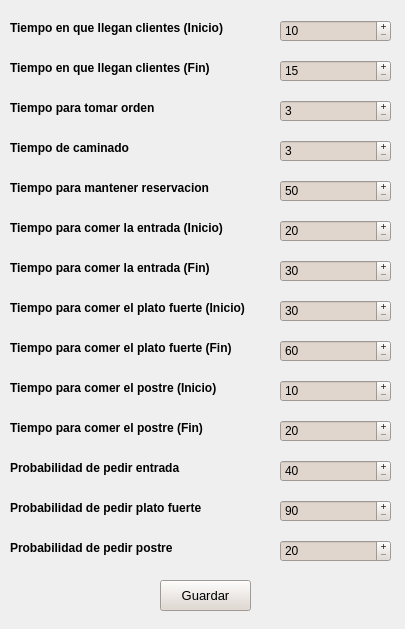
<?xml version="1.0" encoding="UTF-8"?>
<ui version="4.0">
 <class>configForm</class>
 <widget class="QWidget" name="configForm">
  <property name="geometry">
   <rect>
    <x>0</x>
    <y>0</y>
    <width>405</width>
    <height>629</height>
   </rect>
  </property>
  <property name="windowTitle">
   <string>Settings</string>
  </property>
  <property name="windowIcon">
   <iconset resource="Images.qrc">
    <normaloff>:/img/Images/Settings.png</normaloff>:/img/Images/Settings.png</iconset>
  </property>
  <widget class="QPushButton" name="pushButton">
   <property name="geometry">
    <rect>
     <x>160</x>
     <y>580</y>
     <width>91</width>
     <height>31</height>
    </rect>
   </property>
   <property name="font">
    <font>
     <pointsize>10</pointsize>
    </font>
   </property>
   <property name="styleSheet">
    <string notr="true">background: rgb(224,214,206);</string>
   </property>
   <property name="text">
    <string>Guardar</string>
   </property>
  </widget>
  <widget class="QLabel" name="label_0">
   <property name="geometry">
    <rect>
     <x>10</x>
     <y>20</y>
     <width>231</width>
     <height>16</height>
    </rect>
   </property>
   <property name="font">
    <font>
     <pointsize>9</pointsize>
     <weight>75</weight>
     <bold>true</bold>
    </font>
   </property>
   <property name="text">
    <string>Tiempo en que llegan clientes (Inicio)</string>
   </property>
  </widget>
  <widget class="QLabel" name="label_1">
   <property name="geometry">
    <rect>
     <x>10</x>
     <y>60</y>
     <width>211</width>
     <height>16</height>
    </rect>
   </property>
   <property name="font">
    <font>
     <pointsize>9</pointsize>
     <weight>75</weight>
     <bold>true</bold>
    </font>
   </property>
   <property name="text">
    <string>Tiempo en que llegan clientes (Fin)</string>
   </property>
  </widget>
  <widget class="QLabel" name="label_3">
   <property name="geometry">
    <rect>
     <x>10</x>
     <y>140</y>
     <width>191</width>
     <height>16</height>
    </rect>
   </property>
   <property name="font">
    <font>
     <pointsize>9</pointsize>
     <weight>75</weight>
     <bold>true</bold>
    </font>
   </property>
   <property name="text">
    <string>Tiempo de caminado</string>
   </property>
  </widget>
  <widget class="QLabel" name="label_2">
   <property name="geometry">
    <rect>
     <x>10</x>
     <y>100</y>
     <width>191</width>
     <height>16</height>
    </rect>
   </property>
   <property name="font">
    <font>
     <pointsize>9</pointsize>
     <weight>75</weight>
     <bold>true</bold>
    </font>
   </property>
   <property name="text">
    <string>Tiempo para tomar orden</string>
   </property>
  </widget>
  <widget class="QLabel" name="label_4">
   <property name="geometry">
    <rect>
     <x>10</x>
     <y>180</y>
     <width>231</width>
     <height>16</height>
    </rect>
   </property>
   <property name="font">
    <font>
     <pointsize>9</pointsize>
     <weight>75</weight>
     <bold>true</bold>
    </font>
   </property>
   <property name="text">
    <string>Tiempo para mantener reservacion</string>
   </property>
  </widget>
  <widget class="QLabel" name="label_5">
   <property name="geometry">
    <rect>
     <x>10</x>
     <y>220</y>
     <width>251</width>
     <height>16</height>
    </rect>
   </property>
   <property name="font">
    <font>
     <pointsize>9</pointsize>
     <weight>75</weight>
     <bold>true</bold>
    </font>
   </property>
   <property name="text">
    <string>Tiempo para comer la entrada (Inicio)</string>
   </property>
  </widget>
  <widget class="QLabel" name="label_6">
   <property name="geometry">
    <rect>
     <x>10</x>
     <y>260</y>
     <width>231</width>
     <height>16</height>
    </rect>
   </property>
   <property name="font">
    <font>
     <pointsize>9</pointsize>
     <weight>75</weight>
     <bold>true</bold>
    </font>
   </property>
   <property name="text">
    <string>Tiempo para comer la entrada (Fin)</string>
   </property>
  </widget>
  <widget class="QLabel" name="label_7">
   <property name="geometry">
    <rect>
     <x>10</x>
     <y>300</y>
     <width>261</width>
     <height>16</height>
    </rect>
   </property>
   <property name="font">
    <font>
     <pointsize>9</pointsize>
     <weight>75</weight>
     <bold>true</bold>
    </font>
   </property>
   <property name="text">
    <string>Tiempo para comer el plato fuerte (Inicio)</string>
   </property>
  </widget>
  <widget class="QLabel" name="label_8">
   <property name="geometry">
    <rect>
     <x>10</x>
     <y>340</y>
     <width>251</width>
     <height>16</height>
    </rect>
   </property>
   <property name="font">
    <font>
     <pointsize>9</pointsize>
     <weight>75</weight>
     <bold>true</bold>
    </font>
   </property>
   <property name="text">
    <string>Tiempo para comer el plato fuerte (Fin)</string>
   </property>
  </widget>
  <widget class="QLabel" name="label_9">
   <property name="geometry">
    <rect>
     <x>10</x>
     <y>380</y>
     <width>231</width>
     <height>16</height>
    </rect>
   </property>
   <property name="font">
    <font>
     <pointsize>9</pointsize>
     <weight>75</weight>
     <bold>true</bold>
    </font>
   </property>
   <property name="text">
    <string>Tiempo para comer el postre (Inicio)</string>
   </property>
  </widget>
  <widget class="QLabel" name="label_10">
   <property name="geometry">
    <rect>
     <x>10</x>
     <y>420</y>
     <width>221</width>
     <height>16</height>
    </rect>
   </property>
   <property name="font">
    <font>
     <pointsize>9</pointsize>
     <weight>75</weight>
     <bold>true</bold>
    </font>
   </property>
   <property name="text">
    <string>Tiempo para comer el postre (Fin)</string>
   </property>
  </widget>
  <widget class="QLabel" name="label_11">
   <property name="geometry">
    <rect>
     <x>10</x>
     <y>460</y>
     <width>211</width>
     <height>16</height>
    </rect>
   </property>
   <property name="font">
    <font>
     <pointsize>9</pointsize>
     <weight>75</weight>
     <bold>true</bold>
    </font>
   </property>
   <property name="text">
    <string>Probabilidad de pedir entrada</string>
   </property>
  </widget>
  <widget class="QLabel" name="label_12">
   <property name="geometry">
    <rect>
     <x>10</x>
     <y>500</y>
     <width>211</width>
     <height>16</height>
    </rect>
   </property>
   <property name="font">
    <font>
     <pointsize>9</pointsize>
     <weight>75</weight>
     <bold>true</bold>
    </font>
   </property>
   <property name="text">
    <string>Probabilidad de pedir plato fuerte</string>
   </property>
  </widget>
  <widget class="QLabel" name="label_13">
   <property name="geometry">
    <rect>
     <x>10</x>
     <y>540</y>
     <width>211</width>
     <height>16</height>
    </rect>
   </property>
   <property name="font">
    <font>
     <pointsize>9</pointsize>
     <weight>75</weight>
     <bold>true</bold>
    </font>
   </property>
   <property name="text">
    <string>Probabilidad de pedir postre</string>
   </property>
  </widget>
  <widget class="QSpinBox" name="spinBox_EntranceStart">
   <property name="geometry">
    <rect>
     <x>280</x>
     <y>20</y>
     <width>111</width>
     <height>22</height>
    </rect>
   </property>
   <property name="toolTip">
    <string>&lt;html&gt;&lt;head/&gt;&lt;body&gt;&lt;p&gt;&lt;br/&gt;&lt;/p&gt;&lt;/body&gt;&lt;/html&gt;</string>
   </property>
   <property name="styleSheet">
    <string notr="true">background-color: rgb(224, 214, 206);</string>
   </property>
   <property name="buttonSymbols">
    <enum>QAbstractSpinBox::PlusMinus</enum>
   </property>
   <property name="specialValueText">
    <string>10</string>
   </property>
   <property name="maximum">
    <number>100</number>
   </property>
  </widget>
  <widget class="QSpinBox" name="spinBox_EntranceEnd">
   <property name="geometry">
    <rect>
     <x>280</x>
     <y>60</y>
     <width>111</width>
     <height>22</height>
    </rect>
   </property>
   <property name="toolTip">
    <string>&lt;html&gt;&lt;head/&gt;&lt;body&gt;&lt;p&gt;&lt;br/&gt;&lt;/p&gt;&lt;/body&gt;&lt;/html&gt;</string>
   </property>
   <property name="styleSheet">
    <string notr="true">background-color: rgb(224, 214, 206);</string>
   </property>
   <property name="buttonSymbols">
    <enum>QAbstractSpinBox::PlusMinus</enum>
   </property>
   <property name="specialValueText">
    <string>15</string>
   </property>
   <property name="maximum">
    <number>100</number>
   </property>
  </widget>
  <widget class="QSpinBox" name="spinBox_OrderTakingTime">
   <property name="geometry">
    <rect>
     <x>280</x>
     <y>100</y>
     <width>111</width>
     <height>22</height>
    </rect>
   </property>
   <property name="toolTip">
    <string>&lt;html&gt;&lt;head/&gt;&lt;body&gt;&lt;p&gt;&lt;br/&gt;&lt;/p&gt;&lt;/body&gt;&lt;/html&gt;</string>
   </property>
   <property name="styleSheet">
    <string notr="true">background-color: rgb(224, 214, 206);</string>
   </property>
   <property name="buttonSymbols">
    <enum>QAbstractSpinBox::PlusMinus</enum>
   </property>
   <property name="specialValueText">
    <string>3</string>
   </property>
   <property name="maximum">
    <number>100</number>
   </property>
  </widget>
  <widget class="QSpinBox" name="spinBox_WalkingTime">
   <property name="geometry">
    <rect>
     <x>280</x>
     <y>140</y>
     <width>111</width>
     <height>22</height>
    </rect>
   </property>
   <property name="toolTip">
    <string>&lt;html&gt;&lt;head/&gt;&lt;body&gt;&lt;p&gt;&lt;br/&gt;&lt;/p&gt;&lt;/body&gt;&lt;/html&gt;</string>
   </property>
   <property name="styleSheet">
    <string notr="true">background-color: rgb(224, 214, 206);</string>
   </property>
   <property name="buttonSymbols">
    <enum>QAbstractSpinBox::PlusMinus</enum>
   </property>
   <property name="specialValueText">
    <string>3</string>
   </property>
   <property name="maximum">
    <number>100</number>
   </property>
  </widget>
  <widget class="QSpinBox" name="spinBox_ReservationTime">
   <property name="geometry">
    <rect>
     <x>280</x>
     <y>180</y>
     <width>111</width>
     <height>22</height>
    </rect>
   </property>
   <property name="toolTip">
    <string>&lt;html&gt;&lt;head/&gt;&lt;body&gt;&lt;p&gt;&lt;br/&gt;&lt;/p&gt;&lt;/body&gt;&lt;/html&gt;</string>
   </property>
   <property name="styleSheet">
    <string notr="true">background-color: rgb(224, 214, 206);</string>
   </property>
   <property name="buttonSymbols">
    <enum>QAbstractSpinBox::PlusMinus</enum>
   </property>
   <property name="specialValueText">
    <string>50</string>
   </property>
   <property name="maximum">
    <number>100</number>
   </property>
  </widget>
  <widget class="QSpinBox" name="spinBox_EntryStart">
   <property name="geometry">
    <rect>
     <x>280</x>
     <y>220</y>
     <width>111</width>
     <height>22</height>
    </rect>
   </property>
   <property name="toolTip">
    <string>&lt;html&gt;&lt;head/&gt;&lt;body&gt;&lt;p&gt;&lt;br/&gt;&lt;/p&gt;&lt;/body&gt;&lt;/html&gt;</string>
   </property>
   <property name="styleSheet">
    <string notr="true">background-color: rgb(224, 214, 206);</string>
   </property>
   <property name="buttonSymbols">
    <enum>QAbstractSpinBox::PlusMinus</enum>
   </property>
   <property name="specialValueText">
    <string>20</string>
   </property>
   <property name="maximum">
    <number>100</number>
   </property>
  </widget>
  <widget class="QSpinBox" name="spinBox_EntryEnd">
   <property name="geometry">
    <rect>
     <x>280</x>
     <y>260</y>
     <width>111</width>
     <height>22</height>
    </rect>
   </property>
   <property name="toolTip">
    <string>&lt;html&gt;&lt;head/&gt;&lt;body&gt;&lt;p&gt;&lt;br/&gt;&lt;/p&gt;&lt;/body&gt;&lt;/html&gt;</string>
   </property>
   <property name="styleSheet">
    <string notr="true">background-color: rgb(224, 214, 206);</string>
   </property>
   <property name="buttonSymbols">
    <enum>QAbstractSpinBox::PlusMinus</enum>
   </property>
   <property name="specialValueText">
    <string>30</string>
   </property>
   <property name="maximum">
    <number>100</number>
   </property>
  </widget>
  <widget class="QSpinBox" name="spinBox_MainStart">
   <property name="geometry">
    <rect>
     <x>280</x>
     <y>300</y>
     <width>111</width>
     <height>22</height>
    </rect>
   </property>
   <property name="toolTip">
    <string>&lt;html&gt;&lt;head/&gt;&lt;body&gt;&lt;p&gt;&lt;br/&gt;&lt;/p&gt;&lt;/body&gt;&lt;/html&gt;</string>
   </property>
   <property name="styleSheet">
    <string notr="true">background-color: rgb(224, 214, 206);</string>
   </property>
   <property name="buttonSymbols">
    <enum>QAbstractSpinBox::PlusMinus</enum>
   </property>
   <property name="specialValueText">
    <string>30</string>
   </property>
   <property name="maximum">
    <number>100</number>
   </property>
  </widget>
  <widget class="QSpinBox" name="spinBox_MainEnd">
   <property name="geometry">
    <rect>
     <x>280</x>
     <y>340</y>
     <width>111</width>
     <height>22</height>
    </rect>
   </property>
   <property name="toolTip">
    <string>&lt;html&gt;&lt;head/&gt;&lt;body&gt;&lt;p&gt;&lt;br/&gt;&lt;/p&gt;&lt;/body&gt;&lt;/html&gt;</string>
   </property>
   <property name="styleSheet">
    <string notr="true">background-color: rgb(224, 214, 206);</string>
   </property>
   <property name="buttonSymbols">
    <enum>QAbstractSpinBox::PlusMinus</enum>
   </property>
   <property name="specialValueText">
    <string>60</string>
   </property>
   <property name="maximum">
    <number>100</number>
   </property>
  </widget>
  <widget class="QSpinBox" name="spinBox_DessertStart">
   <property name="geometry">
    <rect>
     <x>280</x>
     <y>380</y>
     <width>111</width>
     <height>22</height>
    </rect>
   </property>
   <property name="toolTip">
    <string>&lt;html&gt;&lt;head/&gt;&lt;body&gt;&lt;p&gt;&lt;br/&gt;&lt;/p&gt;&lt;/body&gt;&lt;/html&gt;</string>
   </property>
   <property name="styleSheet">
    <string notr="true">background-color: rgb(224, 214, 206);</string>
   </property>
   <property name="buttonSymbols">
    <enum>QAbstractSpinBox::PlusMinus</enum>
   </property>
   <property name="specialValueText">
    <string>10</string>
   </property>
   <property name="maximum">
    <number>100</number>
   </property>
  </widget>
  <widget class="QSpinBox" name="spinBox_DessertEnd">
   <property name="geometry">
    <rect>
     <x>280</x>
     <y>420</y>
     <width>111</width>
     <height>22</height>
    </rect>
   </property>
   <property name="toolTip">
    <string>&lt;html&gt;&lt;head/&gt;&lt;body&gt;&lt;p&gt;&lt;br/&gt;&lt;/p&gt;&lt;/body&gt;&lt;/html&gt;</string>
   </property>
   <property name="styleSheet">
    <string notr="true">background-color: rgb(224, 214, 206);</string>
   </property>
   <property name="buttonSymbols">
    <enum>QAbstractSpinBox::PlusMinus</enum>
   </property>
   <property name="specialValueText">
    <string>20</string>
   </property>
   <property name="maximum">
    <number>100</number>
   </property>
  </widget>
  <widget class="QSpinBox" name="spinBox_EntryProb">
   <property name="geometry">
    <rect>
     <x>280</x>
     <y>460</y>
     <width>111</width>
     <height>22</height>
    </rect>
   </property>
   <property name="toolTip">
    <string>&lt;html&gt;&lt;head/&gt;&lt;body&gt;&lt;p&gt;&lt;br/&gt;&lt;/p&gt;&lt;/body&gt;&lt;/html&gt;</string>
   </property>
   <property name="styleSheet">
    <string notr="true">background-color: rgb(224, 214, 206);</string>
   </property>
   <property name="buttonSymbols">
    <enum>QAbstractSpinBox::PlusMinus</enum>
   </property>
   <property name="specialValueText">
    <string>40</string>
   </property>
   <property name="maximum">
    <number>100</number>
   </property>
  </widget>
  <widget class="QSpinBox" name="spinBox_MainProb">
   <property name="geometry">
    <rect>
     <x>280</x>
     <y>500</y>
     <width>111</width>
     <height>22</height>
    </rect>
   </property>
   <property name="toolTip">
    <string>&lt;html&gt;&lt;head/&gt;&lt;body&gt;&lt;p&gt;&lt;br/&gt;&lt;/p&gt;&lt;/body&gt;&lt;/html&gt;</string>
   </property>
   <property name="styleSheet">
    <string notr="true">background-color: rgb(224, 214, 206);</string>
   </property>
   <property name="buttonSymbols">
    <enum>QAbstractSpinBox::PlusMinus</enum>
   </property>
   <property name="specialValueText">
    <string>90</string>
   </property>
   <property name="maximum">
    <number>100</number>
   </property>
  </widget>
  <widget class="QSpinBox" name="spinBox_DessertProb">
   <property name="geometry">
    <rect>
     <x>280</x>
     <y>540</y>
     <width>111</width>
     <height>22</height>
    </rect>
   </property>
   <property name="toolTip">
    <string>&lt;html&gt;&lt;head/&gt;&lt;body&gt;&lt;p&gt;&lt;br/&gt;&lt;/p&gt;&lt;/body&gt;&lt;/html&gt;</string>
   </property>
   <property name="styleSheet">
    <string notr="true">background-color: rgb(224, 214, 206);</string>
   </property>
   <property name="buttonSymbols">
    <enum>QAbstractSpinBox::PlusMinus</enum>
   </property>
   <property name="specialValueText">
    <string>20</string>
   </property>
   <property name="maximum">
    <number>100</number>
   </property>
  </widget>
 </widget>
 <resources>
  <include location="Images.qrc"/>
 </resources>
 <connections/>
</ui>
